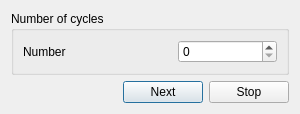
<?xml version="1.0" encoding="UTF-8"?>
<ui version="4.0">
 <class>DialogNumCycles</class>
 <widget class="QDialog" name="DialogNumCycles">
  <property name="geometry">
   <rect>
    <x>0</x>
    <y>0</y>
    <width>300</width>
    <height>106</height>
   </rect>
  </property>
  <property name="sizePolicy">
   <sizepolicy hsizetype="Preferred" vsizetype="Preferred">
    <horstretch>0</horstretch>
    <verstretch>0</verstretch>
   </sizepolicy>
  </property>
  <property name="maximumSize">
   <size>
    <width>300</width>
    <height>106</height>
   </size>
  </property>
  <property name="windowTitle">
   <string>Dialog</string>
  </property>
  <layout class="QGridLayout" name="gridLayout">
   <item row="0" column="0">
    <layout class="QVBoxLayout" name="verticalLayout_2">
     <item>
      <widget class="QGroupBox" name="groupBox">
       <property name="title">
        <string>Number of cycles</string>
       </property>
       <layout class="QVBoxLayout" name="verticalLayout">
        <item>
         <layout class="QHBoxLayout" name="horizontalLayout">
          <item>
           <widget class="QLabel" name="label_Num">
            <property name="text">
             <string>Number</string>
            </property>
           </widget>
          </item>
          <item>
           <spacer name="horizontalSpacer_2">
            <property name="orientation">
             <enum>Qt::Horizontal</enum>
            </property>
            <property name="sizeType">
             <enum>QSizePolicy::Fixed</enum>
            </property>
            <property name="sizeHint" stdset="0">
             <size>
              <width>50</width>
              <height>20</height>
             </size>
            </property>
           </spacer>
          </item>
          <item>
           <widget class="QSpinBox" name="spinBox_NumCycles"/>
          </item>
         </layout>
        </item>
       </layout>
      </widget>
     </item>
     <item>
      <layout class="QHBoxLayout" name="horizontalLayout_2">
       <item>
        <spacer name="horizontalSpacer">
         <property name="orientation">
          <enum>Qt::Horizontal</enum>
         </property>
         <property name="sizeHint" stdset="0">
          <size>
           <width>40</width>
           <height>20</height>
          </size>
         </property>
        </spacer>
       </item>
       <item>
        <widget class="QPushButton" name="pushButton_Next">
         <property name="text">
          <string>Next</string>
         </property>
        </widget>
       </item>
       <item>
        <widget class="QPushButton" name="pushButton_STOP">
         <property name="text">
          <string>Stop</string>
         </property>
        </widget>
       </item>
      </layout>
     </item>
    </layout>
   </item>
  </layout>
 </widget>
 <resources/>
 <connections/>
</ui>
